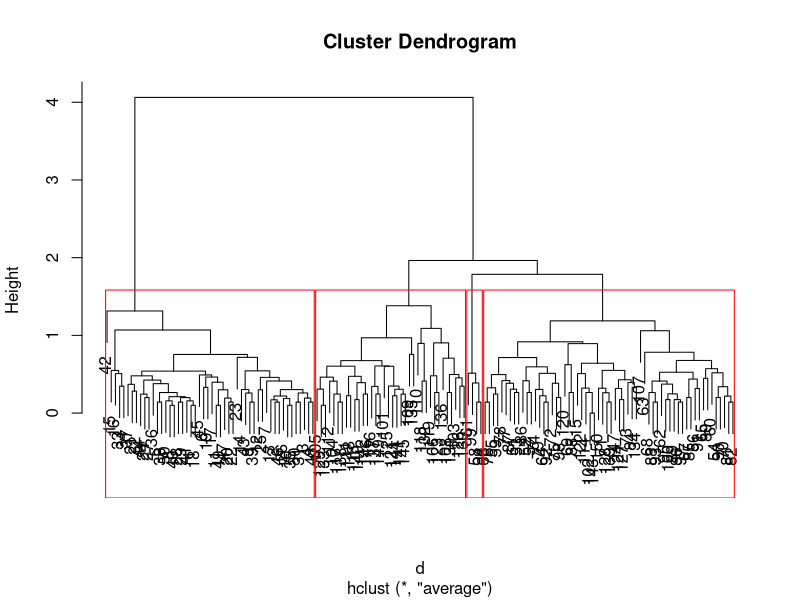

Here is the R script that generated this plot:
iris
iris1=iris
iris1
iris1$Species=NULL
iris1
d=dist(iris1,method = "euclidean")
hfit=hclust(d,method = "average")
plot(hfit)
grps=cutree(hfit,k=5)
grps
rect.hclust(hfit,k=4,border = "red")
